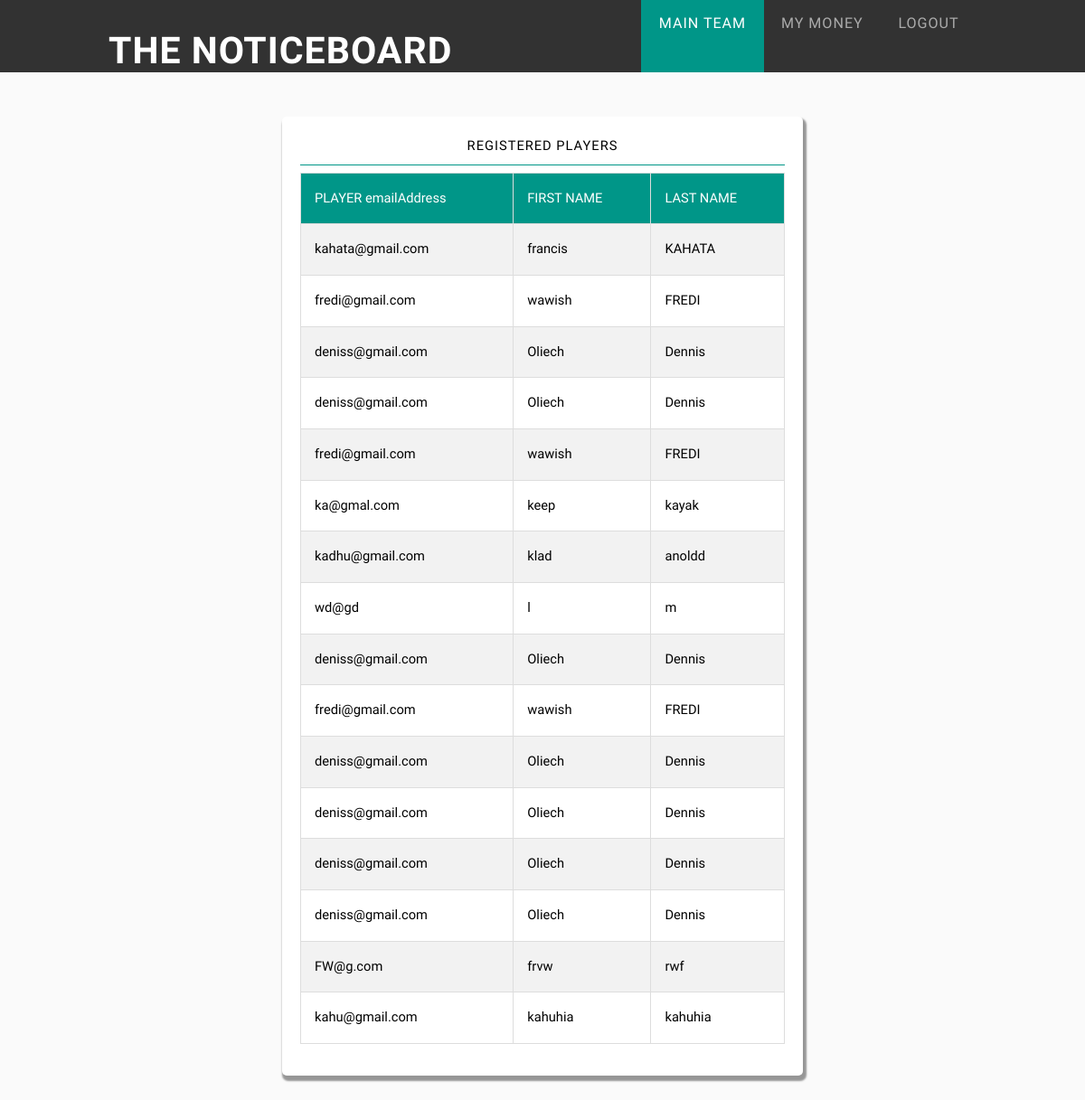
Screenshot of /login/main_team.php (signed in) with the database file from the repository.
### tables this page shows
CREATE TABLE IF NOT EXISTS `mainteam` (
  `f_name` varchar(32) NOT NULL,
  `last_name` varchar(32) NOT NULL,
  `email` varchar(32) NOT NULL,
  `sport_id` int(32) NOT NULL
);

### login/main_team.php (the view, shortened to what this page needs)
<!DOCTYPE HTML>
<html>
<head>
</head>
<body>
<div id="header">
    <div class="container">
        <div id="logo">
            <h1><a href="http://localhost/kaesa/">The NoticeBoard</a></h1>
        </div>
        <nav id="nav">
                <ul>
                    <li class="active"><a href='#'>main team</a></li>
                    <li><a href='http://localhost/kaesa/login/my_moneyplayer.php'>my money</a></li>
                    <li><a href='http://localhost/kaesa/posts/assets/API/logout.player.inc.php'>LOGOUT</a></li>
        </nav>
    </div>
</div>
<div id='page'>
    <div id='marketing' class='container'>
        <div id='card' class='container'>
            <h1 id='players'><a href=''> <center>REGISTERED PLAYERS </a> <center></h1><hr>
            <div style="width: 100%">
                <table>
                       <tr><th>PLAYER emailAddress </th> <th>FIRST NAME </th> <th>LAST NAME </th> </tr>
<?php
$game = $_SESSION['username'];
$c_sql_query= "SELECT * FROM `players` WHERE player_username = '$game'  ";
$c_post_content_result=mysql_query($c_sql_query);
if ($c_post_content_result || mysql_num_rows($c_post_content_result) > 0) {
    while ($c_content_puller = mysql_fetch_assoc($c_post_content_result)) {
        $_id = $c_content_puller['sport_id'];
        $query = "SELECT * FROM `mainteam` WHERE sport_id = '$_id'  ";
        $result = mysql_query($query);
        if ($result || mysql_num_rows($result) > 0) {
            while ($puller = mysql_fetch_assoc($result)) {
                 $f_name = $puller['f_name'];
                 $l_name= $puller['last_name'];
                $email = $puller['email'];
                echo "
       <tr><td>$email</td><td>$f_name</td> <td>$l_name </td>
    ";
            }
        }
    }
}
?>
                </table>
            </div>
        </div>
    </div>
</div>
</body>
</html>

### login/css/style.css (style rules this page uses)
body { background-color:#000; }
body,input,textarea,select { font-family: 'Roboto Condensed', sans-serif; font-weight: 300; font-size: 11pt; line-height: 1.75em; }
h1,h2,h3,h4,h5,h6 { letter-spacing: 1px; text-transform: uppercase; font-weight: 300; }
h1 a, h2 a, h3 a, h4 a, h5 a, h6 a { color: inherit; text-decoration: none; }
a { color: #ff0000; }
hr { border: 0; border-top: solid 1px #009688; }
p, ul, ol, dl, table { margin-bottom: 1em; }
#header { position: fixed; background-color:rgba(0,0,0,0.8); width:100%; height:80px; }
#header .container { position: relative; padding: 4em 0em; }
#logo { position: absolute; left: 0em; top: 3em; }
#logo a { display: block; text-decoration: none; font-size: 2.8em; font-weight: 600; color:#fff; }
#nav { position: absolute; right: 0em; top: 0em; }
#nav > ul > li { float: left; }
#nav > ul > li:last-child { padding-right: 0; }
#nav > ul > li > a, #nav > ul > li > span { display: block; margin-left: 0em; margin-top: 0em; padding-top:0em; padding: 0.80em 1.2em; letter-spacing: 0.06em; text-decoration: none; text-transform: uppercase; font-size: 1.1em; outline: 0; color: #aaa; }
#nav li.active a { background: #009688; height:80px; border-radius: 0px; color: #FFF; }
#page { background: rgb(250,250,250); }
#marketing { margin-top: 100px; }
#card { border-top: 5px solid color:#e95d3c; border-radius:5,5,5,5; background-color: rgb(255,255,255); width:60%; height:relative; border-radius: 5px; padding:20px; box-shadow: 2px 4px 2px 2px rgba(0,0,0,.4); }
#card hr { background-color: #009688; }

### login/css/style-desktop.css (style rules this page uses)
body,input,textarea,select { font-size: 11pt; }
#page { padding: 2em 0em 6em 0em; }

### login/main_team.php (style rules this page uses)
table { width: 100%; }
table, th, td { border: 1px solid #ddd; border-collapse: collapse; }
th, td { padding: 5px; }
th { height: 50px; }
th, td { padding: 15px; text-align: left; border-bottom: 1px solid #ddd; }
tr:nth-child(even) { background-color: #f2f2f2 }
th { background-color: #009688; color: white; }

### rows the page displays
mainteam: email "kahata@gmail.com", f_name "francis", last_name "KAHATA"
mainteam: email "fredi@gmail.com", f_name "wawish", last_name "FREDI"
mainteam: email "deniss@gmail.com", f_name "Oliech", last_name "Dennis"
mainteam: email "deniss@gmail.com", f_name "Oliech", last_name "Dennis"
mainteam: email "fredi@gmail.com", f_name "wawish", last_name "FREDI"
mainteam: email "ka@gmal.com", f_name "keep", last_name "kayak"
mainteam: email "kadhu@gmail.com", f_name "klad", last_name "anoldd"
mainteam: email "wd@gd", f_name "l", last_name "m"
mainteam: email "deniss@gmail.com", f_name "Oliech", last_name "Dennis"
mainteam: email "fredi@gmail.com", f_name "wawish", last_name "FREDI"
mainteam: email "deniss@gmail.com", f_name "Oliech", last_name "Dennis"
mainteam: email "deniss@gmail.com", f_name "Oliech", last_name "Dennis"
mainteam: email "deniss@gmail.com", f_name "Oliech", last_name "Dennis"
mainteam: email "deniss@gmail.com", f_name "Oliech", last_name "Dennis"
mainteam: email "FW@g.com", f_name "frvw", last_name "rwf"
mainteam: email "kahu@gmail.com", f_name "kahuhia", last_name "kahuhia"
